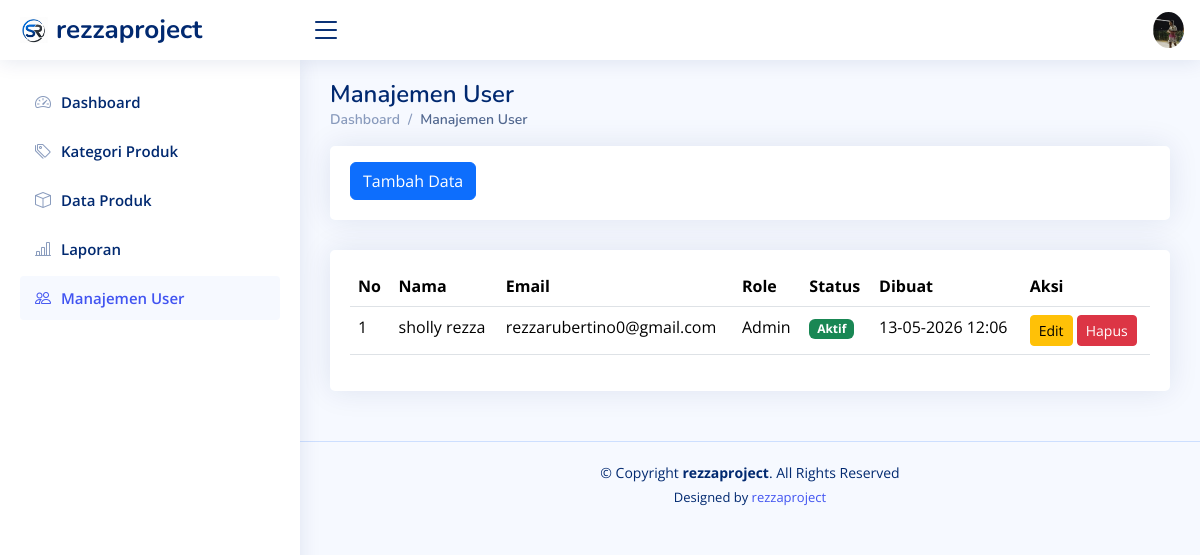
/users.php (signed in), run on the app's committed database.
### tables this page shows
CREATE TABLE `users` (
  `id` int(11) NOT NULL,
  `name` varchar(100) DEFAULT NULL,
  `email` varchar(100) DEFAULT NULL,
  `password` varchar(255) DEFAULT NULL,
  `role` enum('admin','staff') DEFAULT 'staff',
  `is_active` tinyint(1) DEFAULT '1',
  `created_at` timestamp NOT NULL DEFAULT CURRENT_TIMESTAMP
);

### users.php (the view, shortened to what this page needs)
<!DOCTYPE html>
<html lang="en">
<head>
  <link href="assets/vendor/bootstrap/css/bootstrap.min.css" rel="stylesheet">
  <link href="assets/vendor/bootstrap-icons/bootstrap-icons.css" rel="stylesheet">
  <link href="assets/vendor/boxicons/css/boxicons.min.css" rel="stylesheet">
  <link href="assets/vendor/quill/quill.snow.css" rel="stylesheet">
  <link href="assets/vendor/quill/quill.bubble.css" rel="stylesheet">
  <link href="assets/vendor/remixicon/remixicon.css" rel="stylesheet">
  <link href="assets/vendor/simple-datatables/style.css" rel="stylesheet">
  <link href="assets/css/style.css" rel="stylesheet">
</head>
<body>
  <header id="header" class="header fixed-top d-flex align-items-center">
    <div class="d-flex align-items-center justify-content-between">
      <a href="index.php" class="logo d-flex align-items-center">
        <img src="assets/img/rezza.png" alt="">
        <span class="d-none d-lg-block">rezzaproject</span>
      </a>
      <i class="bi bi-list toggle-sidebar-btn"></i>
    </div>
     <nav class="header-nav ms-auto">
            <ul class="d-flex align-items-center">
                <li class="nav-item dropdown pe-3">
                    <a
                        class="nav-link nav-profile d-flex align-items-center pe-0"
                        href="#"
                        data-bs-toggle="dropdown">
                        <img
                            src="assets/img/rezza2.png"
                            alt="Profile"
                            class="rounded-circle" /> </a>
                </li>
            </ul>
        </nav>
  </header>
  <aside id="sidebar" class="sidebar">
    <ul class="sidebar-nav" id="sidebar-nav">
      <li class="nav-item">
        <a class="nav-link collapsed" href="index.php">
          <i class="bi bi-speedometer2"></i>
          <span>Dashboard</span>
        </a>
      </li>
      <li class="nav-item">
        <a class="nav-link collapsed" href="kategori_produk.php">
          <i class="bi bi-tags"></i>
          <span>Kategori Produk</span>
        </a>
      </li>
      <li class="nav-item">
        <a class="nav-link collapsed" href="produk.php">
          <i class="bi bi-box"></i>
          <span>Data Produk</span>
        </a>
      </li>
      <li class="nav-item">
        <a class="nav-link collapsed" href="laporan.php">
          <i class="bi bi-bar-chart-line"></i>
          <span>Laporan</span>
        </a>
      </li>
      <li class="nav-item">
        <a class="nav-link " href="users.php">
          <i class="bi bi-people"></i>
          <span>Manajemen User</span>
        </a>
      </li>
    </ul>
  </aside>
  <main id="main" class="main">
    <div class="pagetitle">
      <h1>Manajemen User</h1>
      <nav>
        <ol class="breadcrumb">
          <li class="breadcrumb-item"><a href="index.php">Dashboard</a></li>
          <li class="breadcrumb-item active">Manajemen User</li>
        </ol>
      </nav>
    </div>
    <section class="section">
      <div class="row">
        <div class="col-lg-12">
          <div class="card">
            <div class="card-body mt-3">
              <a href="t_user.php" class="btn btn-primary"> Tambah Data</a>
            </div>
          </div>
        </div>
      </div>
      <section class="section">
        <div class="row">
          <div class="col-lg-12">
            <div class="card">
              <div class="card-body mt-3">
                <table class="table datatable">
                  <thead>
                    <tr>
                      <th>No</th>
                      <th>Nama</th>
                      <th>Email</th>
                      <th>Role</th>
                      <th>Status</th>
                      <th>Dibuat</th>
                      <th>Aksi</th>
                    </tr>
                  </thead>
                  <tbody>
                    <?php
                    include "koneksi.php";
                    $no = 1;
                    $sql = mysqli_query($conn, "SELECT * FROM users");
                    while ($data = mysqli_fetch_array($sql)) {
                    ?>
                      <tr>
                        <td><?php echo $no++; ?></td>
                        <td><?php echo $data['name']; ?></td>
                        <td><?php echo $data['email']; ?></td>
                        <td><?php echo ucfirst($data['role']); ?></td>
                        <td>
                          <?php
                          if ($data['is_active'] == 1) {
                            echo '<span class="badge bg-success">Aktif</span>';
                          } else {
                            echo '<span class="badge bg-danger">Nonaktif</span>';
                          }
                          ?>
                        </td>
                        <td>
                          <?php echo date('d-m-Y H:i', strtotime($data['created_at'])); ?>
                        </td>
                        <td>
                          <a href="e_user.php?id=<?php echo $data['id']; ?>"
                            class="btn btn-warning btn-sm">
                            Edit
                          </a>
                          <a href="h_user.php?id=<?php echo $data['id']; ?>"
                            class="btn btn-danger btn-sm"
                            onclick="return confirm('Apakah Anda yakin ingin menghapus user ini?')">
                            Hapus
                          </a>
                        </td>
                      </tr>
                    <?php } ?>
                  </tbody>
                </table>
              </div>
            </div>
          </div>
        </div>
      </section>
  </main>
  <footer id="footer" class="footer">
    <div class="copyright">
      &copy; Copyright <strong><span>rezzaproject</span></strong>. All Rights Reserved
    </div>
    <div class="credits">
      Designed by <a href="https://www.instagram.com/shllyrz__">rezzaproject</a>
    </div>
  </footer>
</body>
</html>

### assets/css/style.css (style rules this page uses)
:root { scroll-behavior: smooth; }
body { font-family: "Open Sans", sans-serif; background: #f6f9ff; color: #444444; }
a { color: #4154f1; text-decoration: none; }
h1, h2, h3, h4, h5, h6 { font-family: "Nunito", sans-serif; }
#main { margin-top: 60px; padding: 20px 30px; transition: all 0.3s; }
.pagetitle { margin-bottom: 10px; }
.pagetitle h1 { font-size: 24px; margin-bottom: 0; font-weight: 600; color: #012970; }
.card { margin-bottom: 30px; border: none; border-radius: 5px; box-shadow: 0px 0 30px rgba(1, 41, 112, 0.1); }
.card-body { padding: 0 20px 20px 20px; }
.breadcrumb { font-size: 14px; font-family: "Nunito", sans-serif; color: #899bbd; font-weight: 600; }
.breadcrumb a { color: #899bbd; transition: 0.3s; }
.breadcrumb .breadcrumb-item::before { color: #899bbd; }
.breadcrumb .active { color: #51678f; font-weight: 600; }
.logo { line-height: 1; }
@media (min-width: 1200px) { .logo { width: 280px; } }
.logo img { max-height: 26px; margin-right: 6px; }
.logo span { font-size: 26px; font-weight: 700; color: #012970; font-family: "Nunito", sans-serif; }
.header { transition: all 0.5s; z-index: 997; height: 60px; box-shadow: 0px 2px 20px rgba(1, 41, 112, 0.1); background-color: #fff; padding-left: 20px; }
.header .toggle-sidebar-btn { font-size: 32px; padding-left: 10px; cursor: pointer; color: #012970; }
.header-nav ul { list-style: none; }
.header-nav>ul { margin: 0; padding: 0; }
.header-nav .nav-profile { color: #012970; }
.header-nav .nav-profile img { max-height: 36px; }
.sidebar { position: fixed; top: 60px; left: 0; bottom: 0; width: 300px; z-index: 996; transition: all 0.3s; padding: 20px; overflow-y: auto; scrollbar-width: thin; scrollbar-color: #aab7cf transparent; box-shadow: 0px 0px 20px rgba(1, 41, 112, 0.1); background-color: #fff; }
@media (min-width: 1200px) { #main, #footer { margin-left: 300px; } }
.sidebar-nav { padding: 0; margin: 0; list-style: none; }
.sidebar-nav li { padding: 0; margin: 0; list-style: none; }
.sidebar-nav .nav-item { margin-bottom: 5px; }
.sidebar-nav .nav-link { display: flex; align-items: center; font-size: 15px; font-weight: 600; color: #4154f1; transition: 0.3; background: #f6f9ff; padding: 10px 15px; border-radius: 4px; }
.sidebar-nav .nav-link i { font-size: 16px; margin-right: 10px; color: #4154f1; }
.sidebar-nav .nav-link.collapsed { color: #012970; background: #fff; }
.sidebar-nav .nav-link.collapsed i { color: #899bbd; }
.footer { padding: 20px 0; font-size: 14px; transition: all 0.3s; border-top: 1px solid #cddfff; }
.footer .copyright { text-align: center; color: #012970; }
.footer .credits { padding-top: 5px; text-align: center; font-size: 13px; color: #012970; }

### data on the page
users: name "sholly rezza", email "rezzarubertino0@gmail.com", role "Admin", is_active "Aktif", created_at "13-05-2026 12:06"
